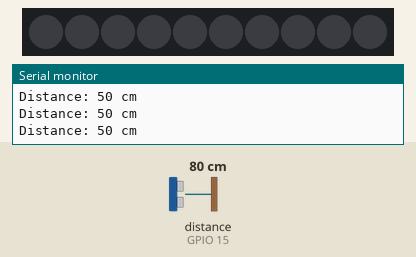
Bench run of a sketch on a simulated ESP32-S3. Parts: 10 RGB LEDs in strip order, left to right, the last lines printed to the serial monitor. Wiring (inferred from the names in the program): ultrasonic range finder: trigger GPIO 7; echo GPIO 15. Inputs (shaded band) come from the test bench; at power-on: distance to the obstacle (sensor on GPIO 15) 80 cm. The echo pulse lasts 58.3 µs per cm; dim RGB values are drawn brighter than linear.

Above: at 1.2 s.
1.3 s: distance to the obstacle (sensor on GPIO 15) set to 2 cm
At 2.1 s:
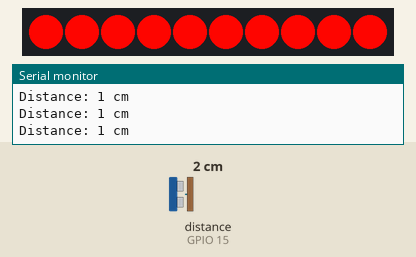
2.8 s: distance to the obstacle (sensor on GPIO 15) set to 18 cm
At 3.8 s:
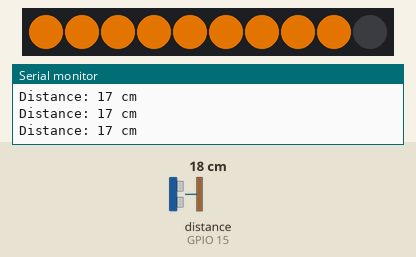
4.3 s: distance to the obstacle (sensor on GPIO 15) set to 35 cm
At 5.3 s:
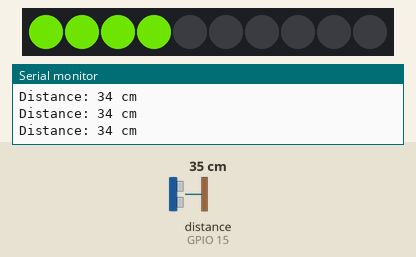
5.8 s: distance to the obstacle (sensor on GPIO 15) set to 60 cm
At 7.1 s:
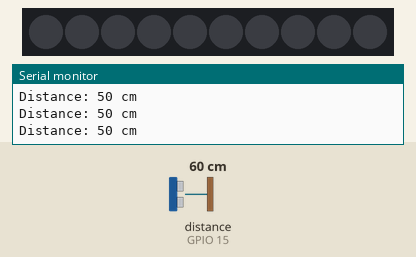
Timing chart, 0 to 8.3 s (numbered marks = the images above; inputs shaded):
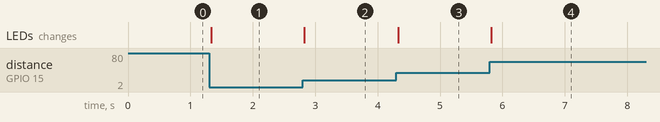

The sketch:

CODE.ino
```cpp
#include <Adafruit_NeoPixel.h>

// --- Pin Definitions ---
#define TRIG_PIN 7       // HC-SR04 Trigger pin
#define ECHO_PIN 15      // HC-SR04 Echo pin
#define LED_PIN  35      // WS2815 Data pin
#define NUM_LEDS 10      // Change this to the number of LEDs on your strip

// --- Constants ---
#define MAX_DISTANCE 50 // Maximum distance we want to track (in cm)

// Initialize NeoPixel object
// WS2815 usually uses GRB color order
Adafruit_NeoPixel strip(NUM_LEDS, LED_PIN, NEO_GRB + NEO_KHZ800);

void setup() {
  // Initialize Serial Monitor for debugging
  Serial.begin(115200);

  // Initialize Ultrasonic Sensor Pins
  pinMode(TRIG_PIN, OUTPUT);
  pinMode(ECHO_PIN, INPUT);

  // Initialize LED Strip
  strip.begin();
  strip.show();            // Initialize all pixels to 'off'
  strip.setBrightness(255); // Set brightness (0-255)

  Serial.println("System Initialized...");
}

void loop() {
  long distance = getDistance();

  // Print distance to Serial Monitor
  Serial.print("Distance: ");
  Serial.print(distance);
  Serial.println(" cm");

  // Visual Effect: Mapping distance to LED display
  displayDistanceOnStrip(distance);

  delay(50); // Small delay for stability
}

/**
 * Trigger the HC-SR04 and calculate the distance in cm
 */
long getDistance() {
  // Clear the trigger pin
  digitalWrite(TRIG_PIN, LOW);
  delayMicroseconds(2);

  // Set the trigger pin HIGH for 10 microseconds
  digitalWrite(TRIG_PIN, HIGH);
  delayMicroseconds(10);
  digitalWrite(TRIG_PIN, LOW);

  // Read the echo pin (returns the sound wave travel time in microseconds)
  long duration = pulseIn(ECHO_PIN, HIGH, 30000); // 30ms timeout

  // Calculate distance: (speed of sound is 0.034 cm/us)
  // Divide by 2 because the sound goes out and back
  long distanceCm = duration * 0.034 / 2;

  // If distance is out of range, return max
  if (distanceCm <= 0 || distanceCm > MAX_DISTANCE) return MAX_DISTANCE;

  return distanceCm;
}

/**
 * Logic to control the LEDs based on distance
 * Closer = More Red
 * Further = More Green
 */
void displayDistanceOnStrip(long dist) {
  // Map distance (0 to MAX_DISTANCE) to number of LEDs to light up (0 to NUM_LEDS)
  // We flip it so closer objects light up more LEDs
  int numLedsToLight = map(dist, 10, MAX_DISTANCE, NUM_LEDS, 0);

  // Map distance to color (Red for close, Green for far)
  // dist 0 = Red(255,0,0), dist MAX = Green(0,255,0)
  uint8_t r = map(dist, 0, MAX_DISTANCE, 255, 0);
  uint8_t g = map(dist, 0, MAX_DISTANCE, 0, 255);
  uint8_t b = 0;

  for (int i = 0; i < NUM_LEDS; i++) {
    if (i < numLedsToLight) {
      strip.setPixelColor(i, strip.Color(r, g, b)); // Set color based on calculation
    } else {
      strip.setPixelColor(i, strip.Color(0, 0, 0)); // Turn off remaining LEDs
    }
  }

  strip.show(); // Push the data to the strip
}
```

Measured:
- after the input at 1.3 s, the LEDs: change at once (image 1)
- after the input at 2.8 s, the LEDs: change at once (image 2)
- after the input at 4.3 s, the LEDs: change at once (image 3)
- after the input at 5.8 s, the LEDs: change at once (image 4)
